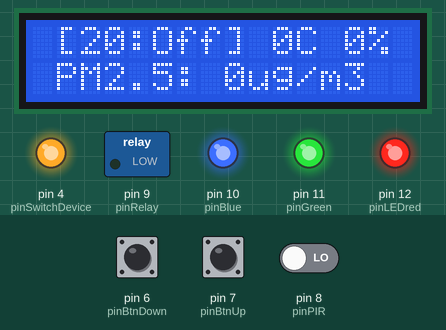
Bench run of a sketch on a simulated Arduino Mega 2560, built with avr-gcc and run on an emulated ATmega2560. Parts: 16×2 character LCD, switched loads named in the sketch (green lamp = pin HIGH), output pins drawn as LEDs (lit = HIGH). Inputs (shaded band) come from the test bench; at power-on: pin 6 (pinBtnDown) LOW, pin 7 (pinBtnUp) LOW, pin 8 (pinPIR) LOW. What the sketch prints to the serial monitor is not drawn.

Above: at 4.2 s.
4.3 s: pin 6 (pinBtnDown) pulled HIGH for 3.2 s
At 7.4 s:
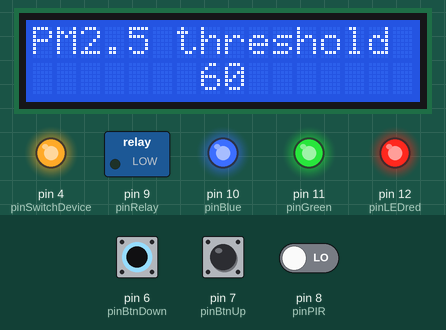
9.0 s: pin 7 (pinBtnUp) pulled HIGH for 3.2 s
At 13.0 s:
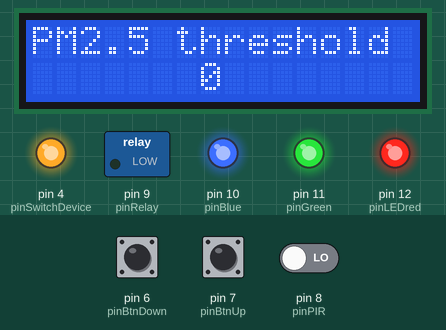
13.7 s: pin 6 (pinBtnDown) pulled HIGH for 0.65 s
At 15.7 s:
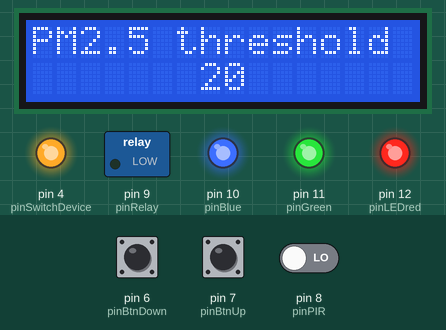
18.4 s: pin 7 (pinBtnUp) pulled HIGH for 0.65 s
At 18.7 s:
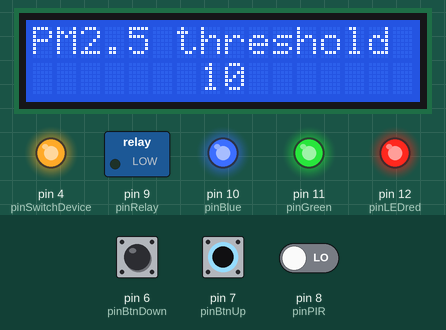
23.1 s: pin 6 (pinBtnDown) pulled HIGH for 1 s
At 25.2 s:
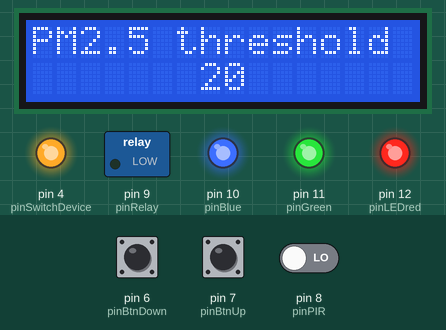
28.2 s: pin 7 (pinBtnUp) pulled HIGH for 1 s
At 35.4 s:
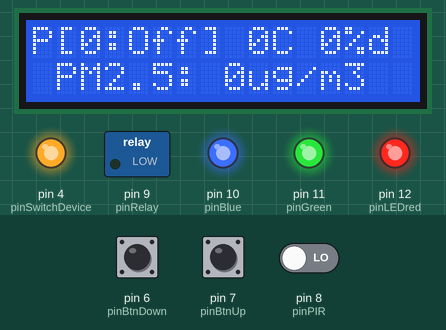
Timing chart, 0 to 35.8 s (numbered marks = the images above; inputs shaded):
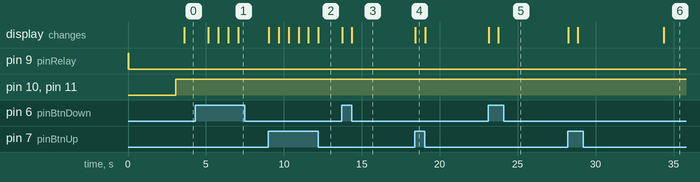

The sketch:

bear.ino
```cpp
#include <SoftwareSerial.h>
SoftwareSerial Serial1(2, 3); // RX, TX
#include <Wire.h>
#include <LiquidCrystal_I2C.h>
//LiquidCrystal_I2C lcd(0x27, 16, 2);
LiquidCrystal_I2C lcd(0x3f, 2, 1, 0, 4, 5, 6, 7, 3, POSITIVE);

int pm25_onoffThreshold = 20;
int accuThresholdCount = 3;  //重複超過幾次才啟動
boolean disablePIR = 1; //PIR是否無作用? 若無作用則LCD的背光持續開啟

byte pinLEDred = 12;
byte pinBlue = 10;
byte pinGreen = 11;
byte pinRelay = 9;
byte pinPIR = 8;
byte pinBtnUp = 7;
byte pinBtnDown = 6;
byte pinRelayStatus = 5;  //接到IO port OUT#1, 接收來自relay的status
byte pinSwitchDevice = 4;

long pmcf10 = 0;
long pmcf25 = 0;
long pmcf100 = 0;
long pmat10 = 0;
long pmat25 = 0;
long pmat100 = 0;
unsigned int temperature = 0;
unsigned int humandity = 0;

char buf[50];
boolean deviceOnOffStatus = 0;   //relay目前應該的狀態
boolean relay_status = 0;  //relay目前實際狀態
boolean pm25Over = 0;
boolean last_pm25Over = 0;
int countOver = 0;  //累計for accuThresholdCount

void displayLCD(int yPosition, String txtMSG) {
  int xPos = (16 - txtMSG.length()) / 2;
  if (xPos < 0) xPos = 0;
  lcd.setCursor(xPos, yPosition);
  lcd.print(txtMSG);
}

void switchDevice(boolean id) {
  Serial.print("Switch to device #"+String(id));
  switch (id) {
    case 0:
      digitalWrite(pinSwitchDevice, HIGH);
      delay(50);
      break;
    case 1:
      digitalWrite(pinSwitchDevice, LOW);
      delay(50);
      break;
  }
}

void onoffDevice(boolean command) {
  deviceOnOffStatus = command;
  if (command == 0) {
    digitalWrite(pinRelay, LOW);
  } else {
    digitalWrite(pinRelay, HIGH);
  }
  delay(3000);
}

unsigned int syncRelayStatus(boolean theory, boolean actual) {
  unsigned int displayOnOff;

  if (theory == actual) {
    if(deviceOnOffStatus==0) {
      displayOnOff = 0;
    } else {
      displayOnOff = 1;
    }
  }else{
    displayOnOff = 2;
  }

  return displayOnOff;
}

void adjustThreshold(boolean upStatus, boolean downStatus) {
  if(upStatus==1 && downStatus==1) {
    lcd.backlight();
    if(disablePIR==0) {
      disablePIR = 1;
      displayLCD(0, "PIR Configuration");
      displayLCD(1, "  PIR disabled  ");

    }else{
      disablePIR = 0;
      displayLCD(0, "[Configuration] ");
      displayLCD(1, "  PIR enabled   ");

    }
    delay(600);
    //if(disablePIR==0) lcd.noBacklight();
  }

  if(upStatus==1 && downStatus==0) {
    lcd.backlight();
    pm25_onoffThreshold -= 10;
    if(pm25_onoffThreshold<0) pm25_onoffThreshold=300;
    displayLCD(0, "PM2.5 threshold ");
    displayLCD(1, "                ");
    displayLCD(1, String(pm25_onoffThreshold));
    delay(600);
    //if(disablePIR==0) lcd.noBacklight();
  }

  if(upStatus==0 && downStatus==1) {
    lcd.backlight();
    pm25_onoffThreshold += 10;
    if(pm25_onoffThreshold>300) pm25_onoffThreshold=0;
    displayLCD(0, "PM2.5 threshold ");
    displayLCD(1, "                ");
    displayLCD(1, String(pm25_onoffThreshold));
    delay(600);
    //if(disablePIR==0) lcd.noBacklight();
  }
}

void setup() {
  pinMode(pinLEDred, OUTPUT);
  pinMode(pinBlue, OUTPUT);
  pinMode(pinGreen, OUTPUT);
  pinMode(pinPIR, INPUT);
  pinMode(pinRelay, OUTPUT);
  digitalWrite(pinRelay, HIGH);
  pinMode(pinRelayStatus, INPUT);

  pinMode(pinBtnUp, INPUT);
  pinMode(pinBtnDown, INPUT);
  pinMode(pinSwitchDevice, OUTPUT);
  digitalWrite(pinSwitchDevice, HIGH);

  digitalWrite(pinLEDred, LOW);
  digitalWrite(pinBlue, LOW);
  digitalWrite(pinGreen, LOW);
  digitalWrite(pinLEDred, HIGH);


  Serial.begin(9600);
  Serial1.begin(9600);
  lcd.begin(16, 2);

  onoffDevice(0);
}

void loop() { // run over and over
  digitalWrite(pinLEDred, HIGH);
  digitalWrite(pinBlue, HIGH);
  digitalWrite(pinGreen, HIGH);

  boolean pirStatus = digitalRead(pinPIR);
  boolean btnUp_status = digitalRead(pinBtnUp);
  boolean btnDown_status = digitalRead(pinBtnDown);


  if(btnUp_status==1 or btnDown_status==1) {
    adjustThreshold(btnUp_status, btnDown_status);
    long timeStart = millis();
    while ((millis()-timeStart) <5000) {
      btnUp_status = digitalRead(pinBtnUp);
      btnDown_status = digitalRead(pinBtnDown);
        if(btnUp_status==1 or btnDown_status==1) {
          timeStart = millis();
          adjustThreshold(btnUp_status, btnDown_status);
        }
    }
  }

  // put your main code here, to run repeatedly:
  int count = 0;
  unsigned char c;
  unsigned char high;

  delay(500);

  while (Serial1.available()) {
    digitalWrite(pinLEDred, HIGH);
    digitalWrite(pinBlue, LOW);
    digitalWrite(pinGreen, LOW);

    c = Serial1.read();
    if ((count == 0 && c != 0x42) || (count == 1 && c != 0x4d)) {
      Serial.println("check failed");
      break;
    }
    if (count > 27) {
      Serial.println("complete");
      break;
    }
    else if ( count == 6 || count == 24|| count == 26) {
      high = c;
    }
    else if (count == 7) {
      pmcf25 = 256 * high + c;
    }
    else if (count == 25) {
      temperature = (256 * high + c)/10 ;
      Serial.print("temperature=");
      Serial.print(temperature);
      Serial.println(" C");
    }
    else if (count == 27) {
      humandity = (256 * high + c)/10 ;
      Serial.print("humandity=");
      Serial.print(humandity);
      Serial.println(" %");
    }
    count++;
  }
  //Serial.print("PM25="); Serial.println(pmcf25);
  last_pm25Over = pm25Over;
  if (pmcf25 > pm25_onoffThreshold) {
    //Serial.println("TEST: PIR:" + String(pirStatus) + " deviceOnOffStatus=" + String(deviceOnOffStatus) + " IO1_pin=" + String(digitalRead(pinRelay)) + " pmcf25=" + String(pmcf25) + " pm25_onoffThreshold=" + String(pm25_onoffThreshold) + " btnUP:" + String(btnUp_status) + " btnDown:" + String(btnDown_status));
    pm25Over = 1;
  } else {
    pm25Over = 0;
  }

  if (last_pm25Over == pm25Over) {
    countOver += 1;
  } else {
    countOver = 0;
  }

  String relayStatusString;
  if (countOver > accuThresholdCount) {
    //Serial.println("pmcf25=" + String(pmcf25) + " pm25_onoffThreshold=" + String(pm25_onoffThreshold) + " / pm25Ov=" + String(pmcf25) + " ,pm25Over=" + String(pm25Over));
    if (pm25Over == 1) {  //超過標準, 要開relay

      if (deviceOnOffStatus == 0) {   //relay尚未開
        switchDevice(1);
        delay(50);
        onoffDevice(1);
        delay(50);
        switchDevice(0);
        delay(50);
      }
    } else {  //沒有超過標準, 不需要開relay
      if (deviceOnOffStatus == 1){  //如果relay有開
        onoffDevice(deviceOnOffStatus);

        switchDevice(1);
        delay(50);
        onoffDevice(0);
        Serial.println("deviceOnOffStatus is  On (1) now, run onoffDevice(0) ");
        delay(50);
        switchDevice(0);
        delay(50);
      }
    }
    countOver = 0;
  }


  deviceOnOffStatus = syncRelayStatus(deviceOnOffStatus, relay_status);
  if(deviceOnOffStatus==2) {
    relayStatusString = "Err";
    switchDevice(1);
    delay(90);
    onoffDevice(deviceOnOffStatus);
    delay(50);
    relay_status = digitalRead(pinRelayStatus);
    switchDevice(0);
    delay(50);
    deviceOnOffStatus = syncRelayStatus(deviceOnOffStatus, relay_status);
  }else{
    if(deviceOnOffStatus==0) relayStatusString = "Off";
    if(deviceOnOffStatus==1) relayStatusString = "On";
  }

  if(disablePIR==0) {
    if (pirStatus == 1) {
      lcd.backlight();
    } else {
      lcd.noBacklight();
    }
  }

  Serial.println("[" + String(pm25_onoffThreshold) + ":" + relayStatusString + "] " + String(temperature) +  "C " + String(humandity) + "%");
  displayLCD(0, "[" + String(pm25_onoffThreshold) + ":" + relayStatusString + "] " + String(temperature) +  "C " + String(humandity) + "%");
  displayLCD(1, " PM2.5: " + String(pmcf25) + "ug/m3 ");


  while (Serial1.available()) Serial1.read();
  Serial.println();
  digitalWrite(pinLEDred, HIGH);
  digitalWrite(pinBlue, HIGH);
  digitalWrite(pinGreen, HIGH);
  delay(500);
}
```

Measured:
- after the input at 4.3 s, the display: first changes after 0.86 s (image 1 shows a later state)
- after the input at 9.0 s, the display: first changes at once (image 2 shows a later state)
- after the input at 13.7 s, the display: first changes at once (image 3 shows a later state)
- after the input at 18.4 s, the display: changes at once (image 4)
- after the input at 23.1 s, the display: first changes at once (image 5 shows a later state)
- after the input at 28.2 s, the display: first changes at once (image 6 shows a later state)
